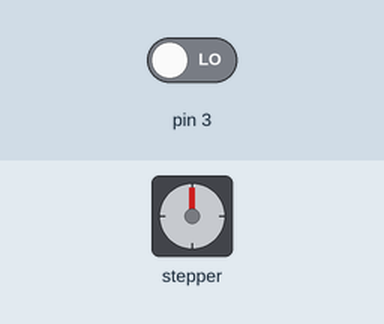
The sketch below on a simulated Arduino Uno, built with avr-gcc and run on an emulated ATmega328P. Shown: stepper motor. Inputs (shaded band) come from the test bench; at power-on: pin 3 LOW. Stepper angles assume 2048 steps per turn.

Above: at 1.2 s.
1.3 s: pin 3 driven HIGH
At 4.73 s:
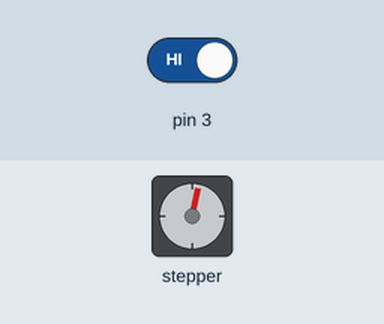
At 6.12 s:
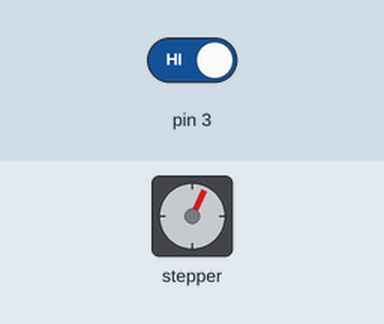
Timing chart, 0 to 22.0 s (numbered marks = the images above; inputs shaded):
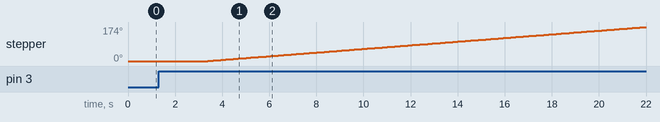

Measured:
- after the input at 1.3 s, stepper: keeps turning clockwise at about 9°/s, starting after 2.1 s

The sketch:

UNO_Test.ino
```cpp
#include <Stepper.h>

const int stepsPerRevolution = 64;
Stepper myStepper(stepsPerRevolution, 11,9,10,8);
void setup() {
  myStepper.setSpeed(50);
}
void loop() {
  if(digitalRead(3)==HIGH){
      delay(2000);
  // 시계 반대 방향으로 한바퀴 회전
  for(int i=0; i<16; i++) {  // 64 * 32 = 2048 한바퀴
    myStepper.step(stepsPerRevolution);
  }
  delay(5000);
  }
  else{
    digitalWrite(8,LOW);
    digitalWrite(9,LOW);
    digitalWrite(10,LOW);
    digitalWrite(11,LOW);
  }
}
```
